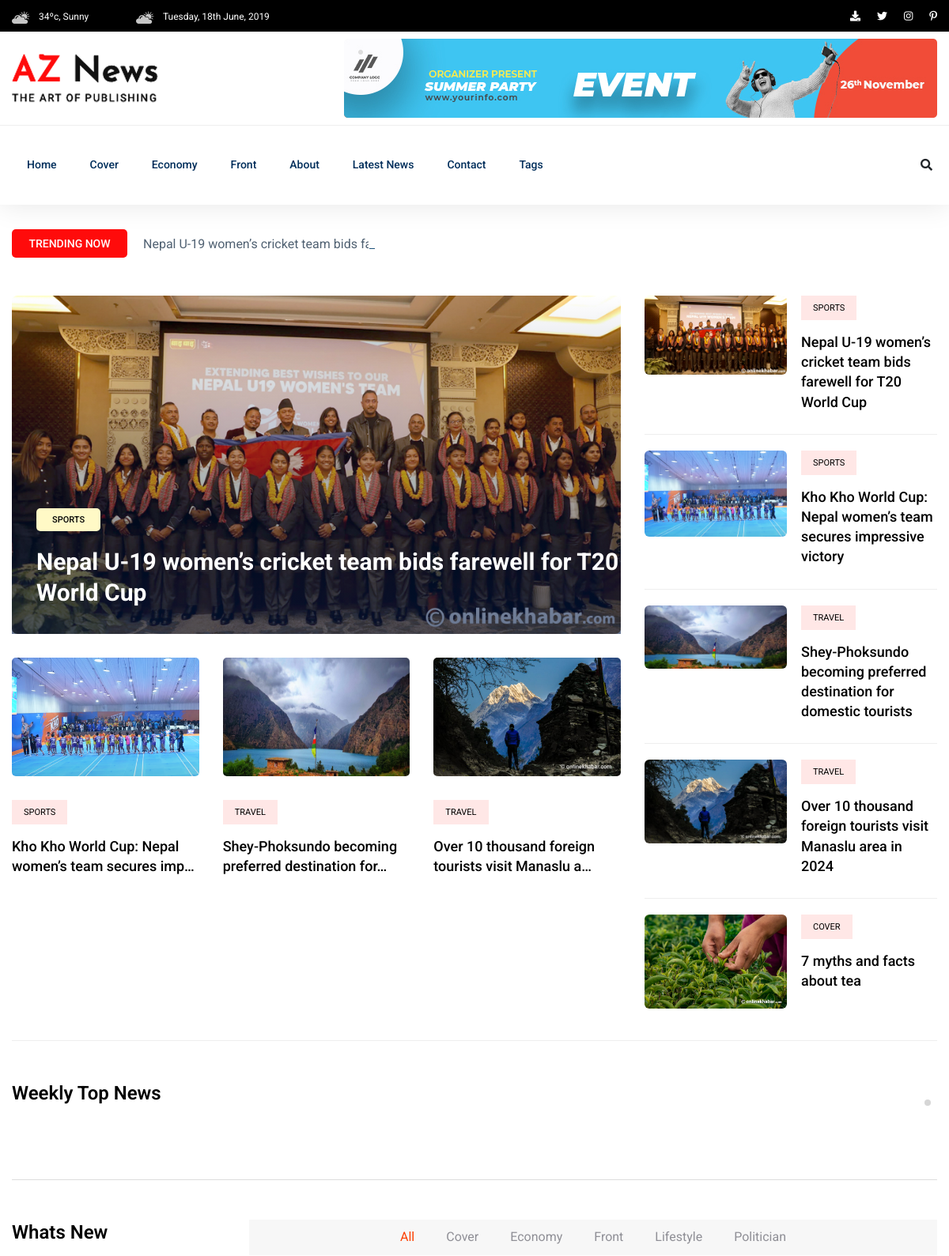
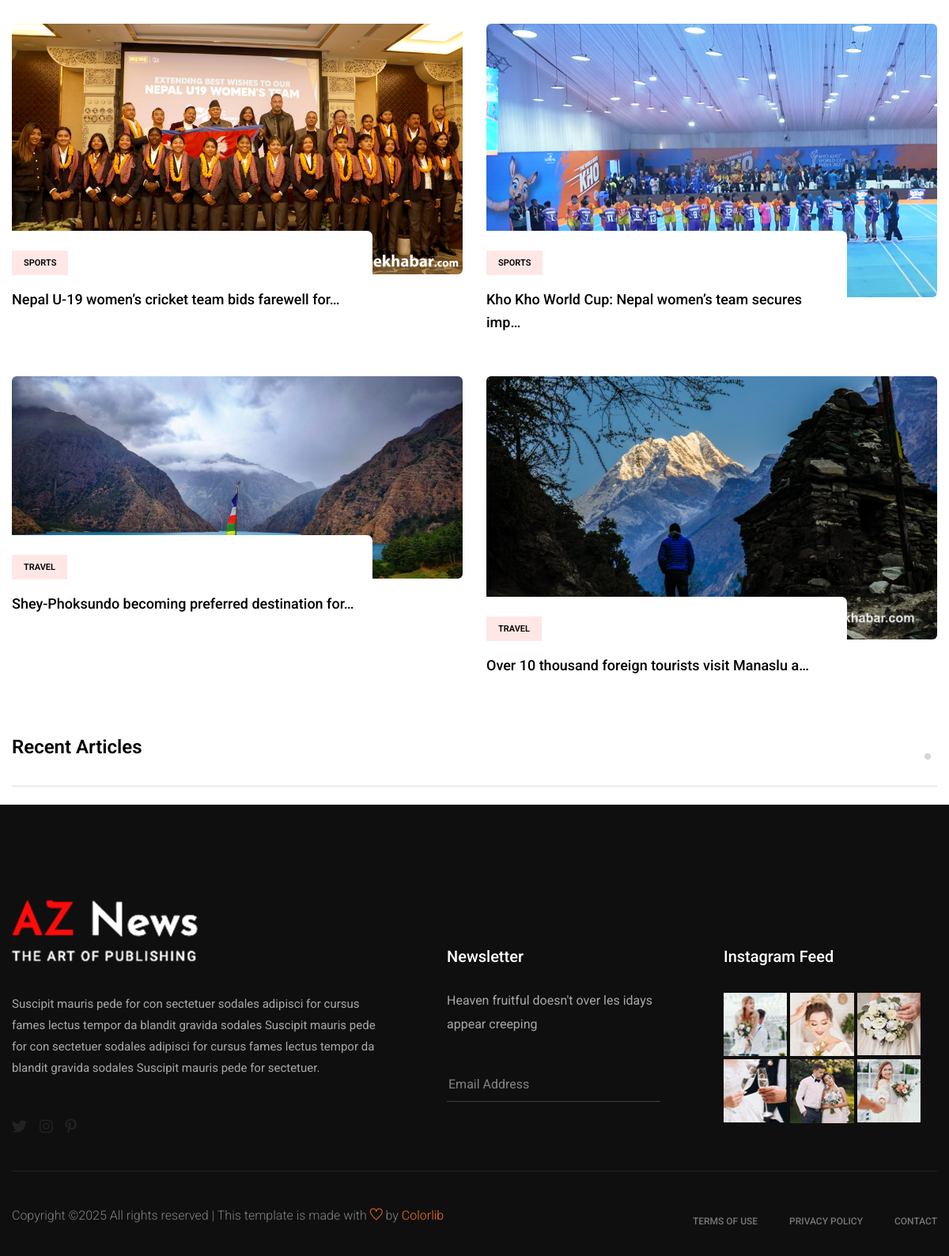
The page / on the database its author committed (2 pictures, top to bottom).
### newspaper/models.py (models this page shows, shortened)
class TimeStampModel(models.Model):
    created_at = models.DateTimeField(auto_now_add=True)
    updated_at = models.DateTimeField(auto_now=True)
    class Meta:
        abstract = True  # Don't create Table

class Category(TimeStampModel):
    name = models.CharField(max_length=100)
    class Meta:
        ordering = ["name"]

class Post(TimeStampModel):
    STATUS_CHOICES = [
        ("active", "Active"),
        ("in_active", "Inactive"),
    ]
    title = models.CharField(max_length=200)
    content = models.TextField()
    featured_image = models.ImageField(upload_to="post_images/%Y/%m/%d", blank=False)
    author = models.ForeignKey("auth.User", on_delete=models.CASCADE)
    status = models.CharField(max_length=20, choices=STATUS_CHOICES, default="active")
    views_count = models.PositiveBigIntegerField(default=0)
    published_at = models.DateTimeField(null=True, blank=True)
    category = models.ForeignKey(Category, on_delete=models.CASCADE)
    tag = models.ManyToManyField(Tag)

### newspaper/views.py (the view)
# urls.py: path("", views.HomeView.as_view(), name="home"),
class HomeView(ListView):
    model = Post
    template_name = "aznews/home.html"
    context_object_name = "posts"
    queryset = Post.objects.filter(
        published_at__isnull=False, status="active"
    ).order_by("-published_at")[:5]
    def get_context_data(self, **kwargs):
        context = super().get_context_data(**kwargs)
        context["featured_post"] = (
            Post.objects.filter(published_at__isnull=False, status="active")
            .order_by("-published_at", "-views_count")
            .first()
        )
        context["featured_posts"] = Post.objects.filter(
            published_at__isnull=False, status="active"
        ).order_by("-published_at", "-views_count")[1:4]
        one_week_ago = timezone.now() - timedelta(days=7)
        context["weekly_top_posts"] = Post.objects.filter(
            published_at__isnull=False, status="active", published_at__gte=one_week_ago
        ).order_by("-published_at", "-views_count")[:7]
        context["recent_posts"] = Post.objects.filter(
            published_at__isnull=False, status="active"
        ).order_by("-published_at")[:6]
        context['whats_new_categories'] = Category.objects.all()[:5]
        return context

### newspaper/nav.py (called while the page is built)
def navigation(request):
    trending_posts = Post.objects.filter(
        published_at__isnull=False, status="active"
    ).order_by("-views_count")[:5]
    categories = Category.objects.all()[:3]
    side_categories = Category.objects.all()[:6]
    tags = Tag.objects.all()[:12]
    return {
        "trending_posts": trending_posts,
        "categories": categories,
        "side_categories": side_categories,
        "tags": tags,
    }

### templates/aznews/home.html
{% extends "aznews/base.html" %}
{% block content %}
    <main>
        {% include "aznews/home/trending/trending.html" %}
        {% include "aznews/home/weekly.html" %}
        {% include "aznews/home/whats_new.html" %}
        {% include "aznews/home/recent.html" %}
    </main>
{% endblock content %}

### templates/aznews/header.html (shortened to what this page needs)
{% load static %}
<header>
  <div class="header-area">
    <div class="main-header ">
      <div class="header-top black-bg d-none d-md-block">
        <div class="container">
          <div class="col-xl-12">
            <div class="row d-flex justify-content-between align-items-center">
              <div class="header-info-left">
                <ul>
                  <li>
                    <img src="{% static 'aznews/assets/img/icon/header_icon1.png' %}" alt="" />
                    34ºc, Sunny
                  </li>
                  <li>
                    <img src="{% static 'aznews/assets/img/icon/header_icon1.png' %}" alt="" />
                    Tuesday, 18th June, 2019
                  </li>
                </ul>
              </div>
              <div class="header-info-right">
                <ul class="header-social">
                  <li>
                    <a href="{% url 'user-report' %}"><i class="fas fa-download"></i></a>
                  </li>
                  <li>
                  <a href="#"><i class="fab fa-twitter"></i></a>
                </li>
                <li>
                <a href="#"><i class="fab fa-instagram"></i></a>
                </li>
                <li>
                  <a href="#"><i class="fab fa-pinterest-p"></i></a>
                </li>
              </ul>
            </div>
          </div>
        </div>
      </div>
    </div>
    <div class="header-mid d-none d-md-block">
      <div class="container">
        <div class="row d-flex align-items-center">
          <div class="col-xl-3 col-lg-3 col-md-3">
            <div class="logo">
              <a href="/">
                <img src="{% static 'aznews/assets/img/logo/logo.png' %}" alt="" />
              </a>
            </div>
          </div>
          <div class="col-xl-9 col-lg-9 col-md-9">
            <div class="header-banner f-right ">
              <img src="{% static 'aznews/assets/img/hero/header_card.jpg' %}" alt="" />
            </div>
          </div>
        </div>
      </div>
    </div>
    <div class="header-bottom header-sticky">
      <div class="container">
        <div class="row align-items-center">
          <div class="col-xl-10 col-lg-10 col-md-12 header-flex">
            <div class="main-menu d-none d-md-block">
              <nav>
                <ul id="navigation">
                  <li>
                    <a href="/">Home</a>
                  </li>
                  {% for category in categories %}
                    <li>
                      <a href="{% url 'post-by-category' category.id %}">{{ category.name }}</a>
                    </li>
                  {% endfor %}
                  <li>
                    <a href="{% url 'about' %}">About</a>
                  </li>
                  <li>
                    <a href="{% url 'post-list' %}">Latest News</a>
                  </li>
                  <li>
                    <a href="{% url 'contact' %}">Contact</a>
                  </li>
                  <li>
                    <a href="#">Tags</a>
                  </li>
                </ul>
              </nav>
            </div>
          </div>
          <div class="col-xl-2 col-lg-2 col-md-4">
            <div class="header-right-btn f-right d-none d-lg-block">
              <i class="fas fa-search special-tag"></i>
            </div>
          </div>
          <div class="col-12">
          </div>
        </div>
      </div>
    </div>
  </div>
</div>
</header>

### templates/aznews/home/trending/trending_title.html
<div class="row">
    <div class="col-lg-12">
        <div class="trending-tittle">
            <strong>Trending now</strong>
            <div class="trending-animated">
                <ul id="js-news" class="js-hidden">
                    {% for trending_post in trending_posts %}
                    <li class="news-item">{{ trending_post.title }}</li>
                    {% endfor %}
                </ul>
            </div>
        </div>
    </div>
</div>

### templates/aznews/home/trending/trending_left.html
<div class="col-lg-8">
    <div class="trending-top mb-30">
        <div class="trend-top-img">
            <img src="{{ featured_post.featured_image.url }}" alt="{{ featured_post.title }}">
            <div class="trend-top-cap">
                <span>{{ featured_post.category.name }}</span>
                <h2><a href="details.html">{{ featured_post.title }}</a></h2>
            </div>
        </div>
    </div>
    <div class="trending-bottom">
        <div class="row">
            {% for featured_post in featured_posts %}
            <div class="col-lg-4">
            <div class="single-bottom mb-35">
                <div class="trend-bottom-img mb-30">
                    <img src="{{ featured_post.featured_image.url }}" alt="{{ featured_post.title}}" width="170px" height="150px">
                </div>
                <div class="trend-bottom-cap">
                    <span class="color1">{{ featured_post.category.name }}</span>
                    <h4><a href="details.html">{{ featured_post.title|truncatechars:50 }}</a></h4>
                </div>
            </div>
            </div>
            {% endfor %}
        </div>
    </div>
</div>

### templates/aznews/home/trending/trending_right.html
<div class="col-lg-4">
    {% for post in posts %}
    <div class="trand-right-single d-flex">
        <div class="trand-right-img">
            <img src="{{ post.featured_image.url }}" alt="{{ post.title }}" width="180px">
        </div>
        <div class="trand-right-cap">
            <span class="color1">{{ post.category.name }}</span>
            <h4><a href="details.html">{{ post.title }}</a></h4>
        </div>
    </div>
    {% endfor %}
</div>

### templates/aznews/home/whats_new.html (shortened to what this page needs)
<section class="whats-news-area pt-50 pb-20">
    <div class="container">
        <div class="row">
        <div class="col-lg-12">
            <div class="row d-flex justify-content-between">
                <div class="col-lg-3 col-md-3">
                    <div class="section-tittle mb-30">
                        <h3>Whats New</h3>
                    </div>
                </div>
                <div class="col-lg-9 col-md-9">
                    <div class="properties__button">
                        <nav>
                            <div class="nav nav-tabs" id="nav-tab" role="tablist">
                                <a class="nav-item nav-link active" id="nav-home-tab" data-toggle="tab" href="#nav-home" role="tab" aria-controls="nav-home" aria-selected="true">All</a>
                                {% for category in whats_new_categories %}
                                <a class="nav-item nav-link" id="nav-{{ category.name|slugify }}" data-toggle="tab" href="#nav-{{ category.name|slugify }}" role="tab" aria-controls="nav-{{ category.name|slugify }}" aria-selected="false">{{ category.name }}</a>
                                {% endfor %}
                            </div>
                        </nav>
                    </div>
                </div>
            </div>
            <div class="row">
                <div class="col-12">
                    <div class="tab-content" id="nav-tabContent">
                        <div class="tab-pane fade show active" id="nav-home" role="tabpanel" aria-labelledby="nav-home-tab">
                            <div class="whats-news-caption">
                                <div class="row">
                                    {% for post in posts|slice:":4" %}
                                    <div class="col-lg-6 col-md-6">
                                        <div class="single-what-news mb-100">
                                            <div class="what-img">
                                                <img src="{{ post.featured_image.url }}" alt="{{ post.title }}">
                                            </div>
                                            <div class="what-cap">
                                                <span class="color1">{{ post.category.name }}</span>
                                                <h4><a href="#">{{ post.title|truncatechars:50 }}</a></h4>
                                            </div>
                                        </div>
                                    </div>
                                    {% endfor %}
                                </div>
                            </div>
                        </div>
                    </div>
                </div>
            </div>
        </div>
        </div>
    </div>
</section>

### rows shown on the page
Category: name "Cover"
Category: name "Economy"
Category: name "Front"
Post: title "Nepal U-19 women’s cricket team bids farewell for T20 World Cup", featured_image (picture), category.name "SPORTS", title "Nepal U-19 women’s cricket team bids farewell for…"
Post: featured_image (picture), category.name "SPORTS", title "Kho Kho World Cup: Nepal women’s team secures imp…", title "Kho Kho World Cup: Nepal women’s team secures impressive victory"
Post: featured_image (picture), category.name "TRAVEL", title "Shey-Phoksundo becoming preferred destination for…", title "Shey-Phoksundo becoming preferred destination for domestic tourists"
Post: featured_image (picture), category.name "TRAVEL", title "Over 10 thousand foreign tourists visit Manaslu a…", title "Over 10 thousand foreign tourists visit Manaslu area in 2024"
Post: featured_image (picture), category.name "COVER", title "7 myths and facts about tea"
Category: name "Lifestyle"
Category: name "Politician"
